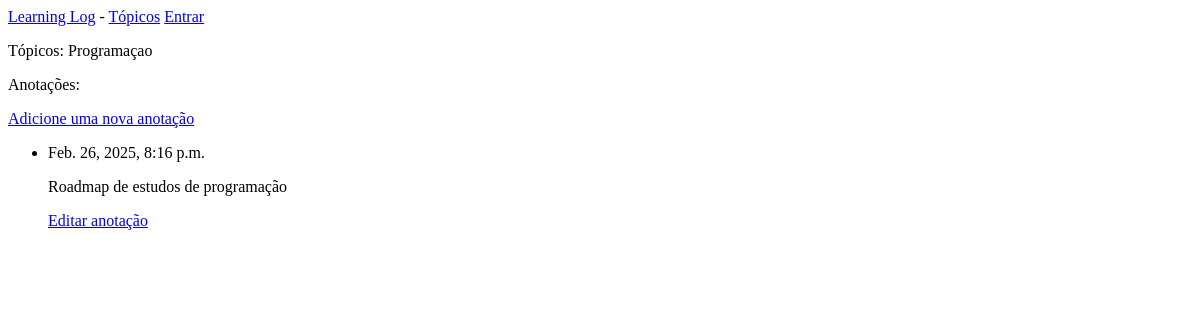
The app's page /topics/1/, older data.
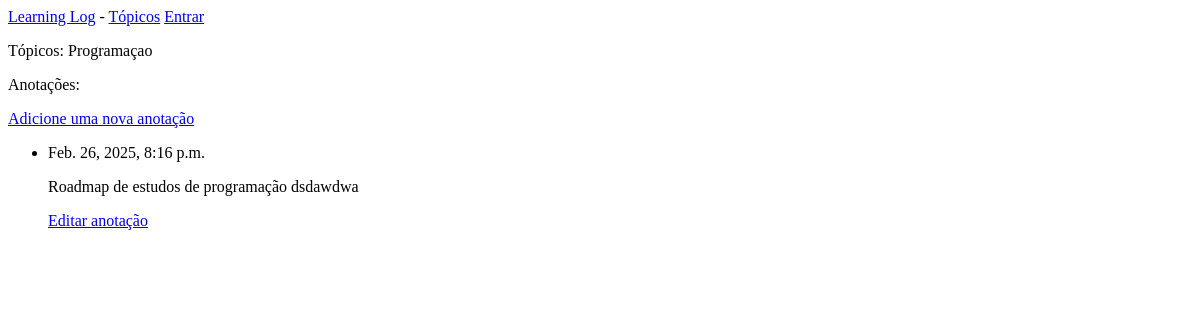
The same page, newer data.
### learning_logs/models.py (models this page shows, shortened)
class Entry(models.Model):
    topic = models.ForeignKey(Topic, on_delete=models.CASCADE)
    text = models.TextField()
    date_added = models.DateTimeField(auto_now_add=True)
    class Meta:
        verbose_name_plural = 'entries'

### learning_logs/views.py (the view)
# urls.py: path('topics/<topic_id>/', views.topic, name='topic'),
def topic(request, topic_id):
    topic = Topic.objects.get(id = topic_id)
    entries = topic.entry_set.order_by('-date_added')
    context = {'topic': topic, 'entries': entries}
    return render(request, 'learning_logs/topic.html', context)

### learning_logs/models.py (called while the page is built)
    def __str__(self):
        return self.text

### learning_logs/templates/learning_logs/topic.html
{% extends "learning_logs/base.html" %}
{% block content %}
    <p>Tópicos: {{ topic }}</p>
    <p>Anotações: </p>
    <p>
        <a href="{% url 'new_entry' topic.id  %}">Adicione uma nova anotação</a>
    </p>
    <ul>
        {% for entry in entries %}
        <li>
            <p>{{ entry.date_added  }}</p>
            <p>{{ entry.text | linebreaks }}</p>
            <p>
                <a href="{% url 'edit_entry' entry.id %}">Editar anotação</a>
            </p>
        </li>
        {% empty %}
        <li>Não há registro!</li>
        {% endfor %}
    </ul>
{% endblock content %}

Row changes from the older to the newer data that the page shows:
changed Entry: text "Roadmap de estudos de programação" → "Roadmap de estudos de programação dsdawdwa"
